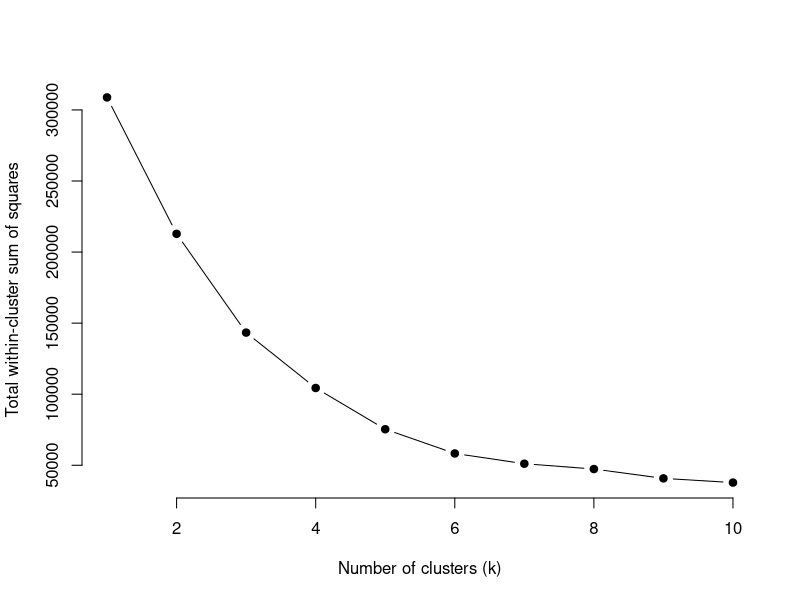
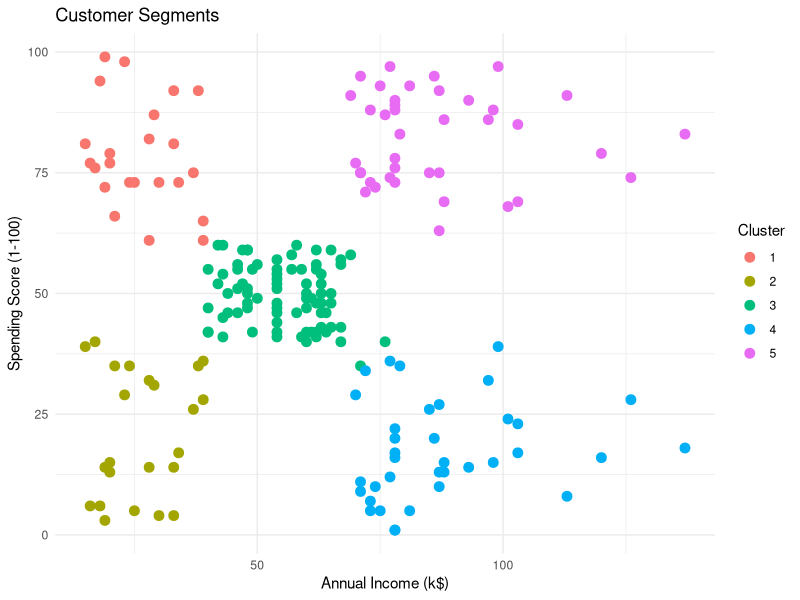

Reproduce these figures in R, in order.
# Load necessary library
library(ggplot2)

# Load the dataset
Mall_Customers <- read.csv("Mall_Customers.csv")

# Data Summary
summary(Mall_Customers)

# Check for missing values
any(is.na(Mall_Customers))

# Select relevant features for clustering
data <- Mall_Customers[, c("Age", "Income", "Spending.Score")]

# Determine the optimal number of clusters using the Elbow Method
set.seed(123)
wss <- sapply(1:10, function(k) {
  kmeans(data, centers = k, nstart = 10)$tot.withinss
})

# Plot the Elbow Method
plot(1:10, wss, type = "b", pch = 19, frame = FALSE,
     xlab = "Number of clusters (k)", ylab = "Total within-cluster sum of squares")

# Apply K-Means Clustering with the optimal number of clusters (e.g., k = 5)
set.seed(123)
kmeans_result <- kmeans(data, centers = 5, nstart = 10)

# Add cluster labels to the original data
Mall_Customers$Cluster <- as.factor(kmeans_result$cluster)

# Visualize clusters
ggplot(Mall_Customers, aes(x = Income, y = Spending.Score, color = Cluster)) +
  geom_point(size = 3) +
  labs(title = "Customer Segments", x = "Annual Income (k$)", y = "Spending Score (1-100)") +
  theme_minimal()


